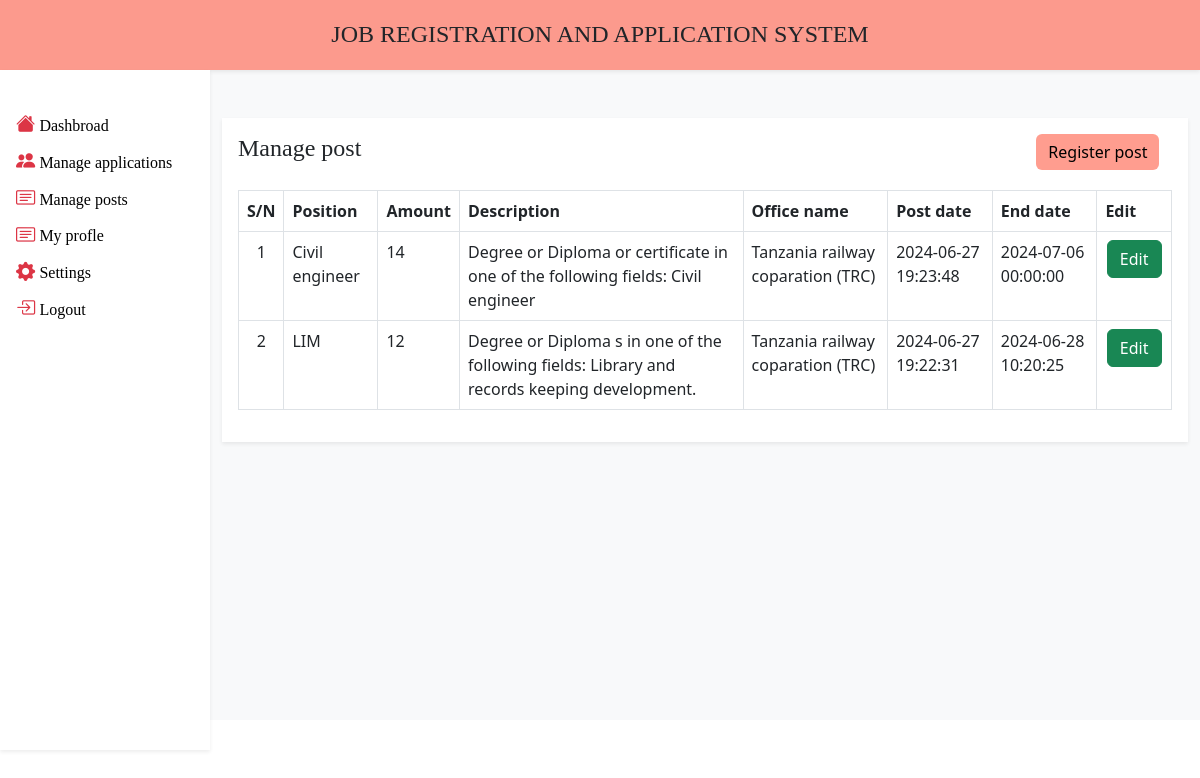
The app's page /organization/managePost.php (signed in) with its own data.
### tables this page shows
CREATE TABLE `post` (
  `postID` int(11) NOT NULL,
  `position` varchar(150) NOT NULL,
  `description` text NOT NULL,
  `amount` int(11) NOT NULL,
  `postDate` datetime NOT NULL,
  `endDate` datetime NOT NULL,
  `officeName` varchar(50) NOT NULL,
  `status` varchar(20) NOT NULL DEFAULT 'Opening'
);

### organization/managePost.php (the view)
<?php include_once "topHeader.php"; ?>
            <div class='container-fluid mt-5'>
                    <div class="card border-0 shadow-sm rounded-0">
                      <div class="card-body">
                        <div class="row">
                          <div class="col-md-10">
                            <p class="h4 font-f">Manage post </p>
                          </div>
                          <div class="col-md-2">
                            <a href="addPost.php" class="btn btn-primary mb-3 text-black border-0 border-2" style="background-color:rgba(255, 93, 69, 0.6);">Register post</a>
                          </div>
                        </div>
                        <table class='table table-hover table-bordered mt-1' id="post-table">
                          <thead>
                            <tr>
                              <th width='1%'>S/N</th>
                              <th >Position</th>
                              <th width='2%'>Amount</th>
                              <th >Description</th>
                              <th>Office name</th>
                              <th> Post date </th>
                              <th> End date </th>
                              <th width='8%'>Edit</th>
                            </tr>
                          </thead>
                          <tbody>
                            <?php
                              $no =  1;
                              $post = mysqli_query($con,"select * from post where officeName = '".$profile['officeName']."'  order by postID desc");
                              while ($query = mysqli_fetch_array($post)) {
                            ?>
                              <tr>
                                      <td class='text-center'><?php echo $no; ?></td>
                                        <td><?php echo $query['position']; ?> </td>
                                        <td> <?php echo $query['amount']; ?></td>
                                        <td> <?php echo $query['description']; ?></td>
                                        <td><?php echo $query['officeName']; ?></td>
                                        <td> <?php echo $query['postDate']; ?></td>
                                        <td> <?php echo $query['endDate']; ?></td>
                                        <td class='text-center'>
                                          <a href="addPost.php?edit=<?php echo $query['postID']; ?>&pos=<?php echo $query['position']; ?>&am=<?php echo $query['amount']; ?>&desc=<?php echo $query['description']; ?>&en=<?php echo $query['endDate']; ?>" class='btn btn-success'>Edit</a>
                                        </td>
                              </tr>
                            <?php $no +=1; }?>
                          </tbody>
                        </table>
                      </div>
                    </div>
                </div>
            </div>
        </div>
</body>
</html>

### assets/css/style.css (style rules this page uses)
.font-f { font-family: initial; }

### records on screen
post: position "Civil engineer", amount "14", description "Degree or Diploma or certificate in one of the following fields: Civil engineer", officeName "Tanzania railway coparation (TRC)", postDate "2024-06-27 19:23:48", endDate "2024-07-06 00:00:00"
post: position "LIM", amount "12", description "Degree or Diploma s in one of the following fields: Library and records keeping development.", officeName "Tanzania railway coparation (TRC)", postDate "2024-06-27 19:22:31", endDate "2024-06-28 10:20:25"
